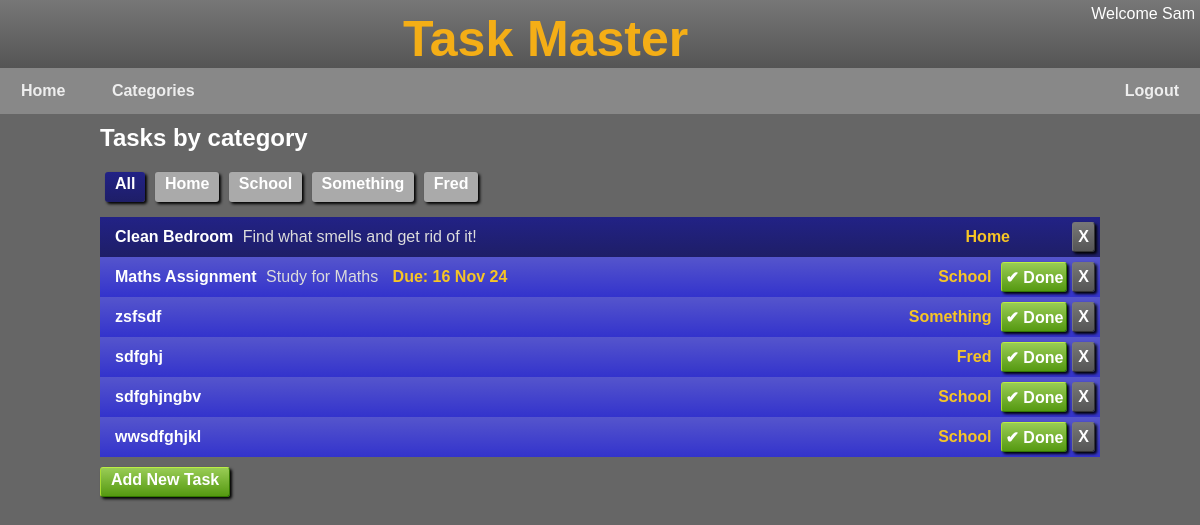
/categorytasks/All (signed in), run on an earlier commit of the app's database.
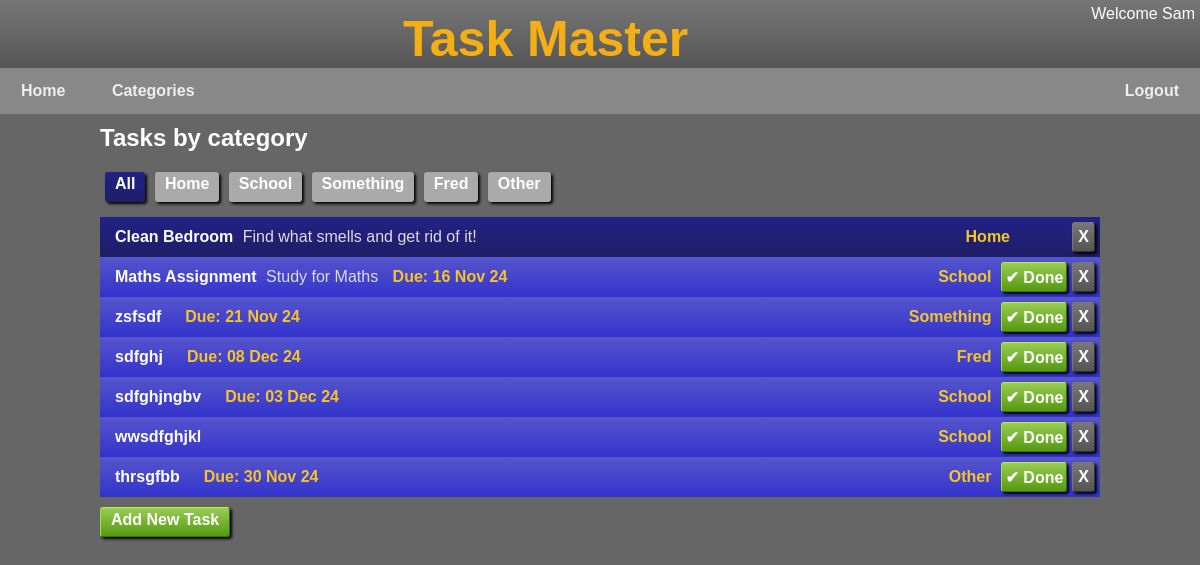
And on a later commit of the database.
### app/models/task.py (models this page shows, shortened)
class Task(db.Model):
  id = db.Column(db.Integer, primary_key=True)
  user_id = db.Column(db.Integer, db.ForeignKey('user.id'))
  name = db.Column(db.String(32))
  description = db.Column(db.String(250))
  category = db.Column(db.String(10))
  status = db.Column(db.Integer,default=STS_NEW)
  due_by = db.Column(db.DateTime)
  created_at = db.Column(db.DateTime, default=db.func.datetime('now'))
  def is_outstanding(self):
    return self.status < STS_COMPLETED
  def due_str(self):
    if self.due_by:
      return 'Due: ' + self.due_by.strftime("%d %b %y")
    return ''

### app/main/main_routes.py (the view)
@bp.route('/categorytasks/<category>')
@login_required
def category_tasks(category):
    if category == 'All':
        tasks = current_user.tasks
    elif category == 'Other':
        tasks = Task.query.filter_by(user_id=current_user.id, category='').all()
    else:
      tasks = Task.query.filter_by(user_id=current_user.id, category=category).all()
    categories_rows = Task.query.with_entities(Task.category).filter_by(user_id=current_user.id).distinct()
    categories = [row[0] for row in categories_rows]
    for cat in categories:
      if not cat:
        categories.remove(cat)
        categories.append('Other')
    categories = ['All'] + categories
    return render_template('category_tasks.html', tasks=tasks, categories=categories, selected_category=category)

### app/main/__init__.py (called while the page is built)
def init_app(app):
    app.register_blueprint(bp)
    app.register_error_handler(403, error_forbidden)
    app.jinja_options['finalize'] = lambda x: x if x is not None else '' #prevent Jinja from printing None
    login.login_view = 'main.login'
    login.init_app(app)
    @app.context_processor
    def inject_default_template_variables():
         return dict(h=helpers)
    @app.before_request
    def update_last_seen():
      if current_user.is_authenticated:
        current_user.update_last_seen()

### app/models/user.py (called while the page is built)
@login.user_loader
def load_user(id):
  return User.query.get(int(id))

  def update_last_seen(self):
    last_seen = self.last_seen if self.last_seen else datetime.fromtimestamp(0)
    if (datetime.utcnow() - last_seen).total_seconds() > 600:  # More than 10 minutes ago
     self.last_seen = datetime.utcnow()
     db.session.commit()

### app/templates/category_tasks.html
{% extends "base.html" %}
{% block head %}
  <link rel="stylesheet" href="{{ url_for('static', filename='tasks.css') }}">
{% endblock %}
{% block content %}
  <h2>Tasks by category</h2>
  <div id="category-list">
    {% for category in categories %}
      <a href="{{ url_for('main.category_tasks', category=category) }}"
        {% if category == selected_category %}
          class="selected"
        {% endif %}>
        {{ category }}</a>
    {% endfor %}
  </div>
  {% include '_task_list.html' %}
  <div class="actions">
    <a href="{{ url_for('main.new_task',category=selected_category) }}">Add New Task</a>
  </div>
{% endblock %}

### app/templates/_task_list.html
<div class="tasks">
    {% for task in tasks %}
      {% if task.is_outstanding() %}
        <a class="task sts-sts-{{task.status}}" href="{{ url_for('main.edit_task', id=task.id) }}">
      {% else %}
        <div class="task sts-{{task.status}}">
      {% endif %}
        <div class="task-info">
          <div class="task-name">
            {{ task.name }}
          </div>
          <div class="task-description">
            {{ task.description }}
          </div>
          <div class="task-due">
            {{ task.due_str() }}
          </div>
        </div>
        <div class="task-category">
          {{ task.category or 'Other' }}
        </div>
        <div class="task-btns">
          <form action="{{ url_for('main.delete_task', id=task.id) }}" method="POST">
              <input class="delete" type="submit" value="X" onclick="return confirm('Delete Task {{task.name}}\n.Are You Sure?')">
          </form>
          {% if task.is_outstanding() %}
            <form action="{{ url_for('main.complete_task', id=task.id) }}" method="POST">
              <input class="done" type="submit" value="&#x2714 Done">
            </form>
          {% endif %}
        </div>
      {% if task.is_outstanding() %}
        </a>
      {% else %}
        </div>
      {% endif %}
    {% endfor %}
  </div>

What changed in the data, as far as the page shows it:
changed Task "zsfsdf": due_str (not shown) → "Due: 21 Nov 24"
changed Task "sdfghj": due_str (not shown) → "Due: 08 Dec 24"
changed Task "sdfghjngbv": due_str (not shown) → "Due: 03 Dec 24"
added Task: name "thrsgfbb", due_str "Due: 30 Nov 24", category "Other"
Also different on the page:
new list line: "Other"
